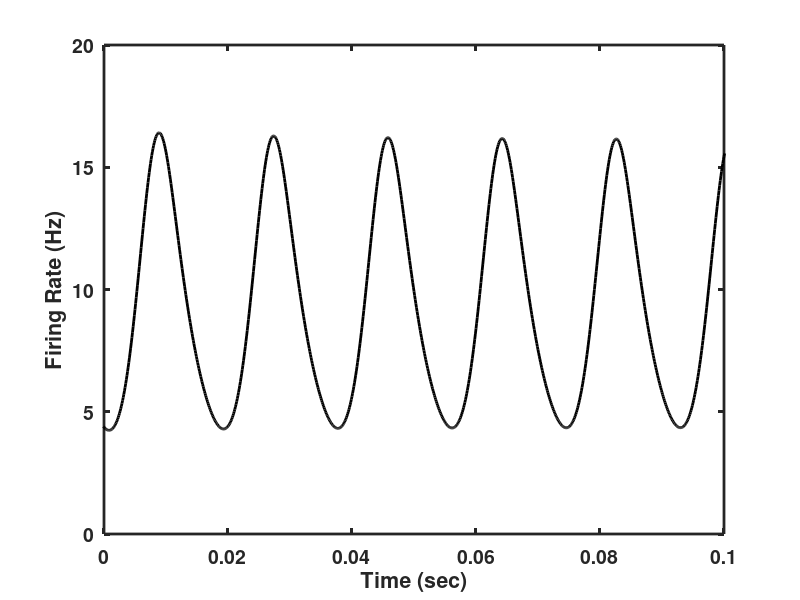

MATLAB code to generate this figure:
% Figure_6_13.m
%
% Firing rate model for one inhibitory population with constant excitation
% and delayed feedback inhibition to produce oscillations.
%
% This code produces Figure 6.13 in the text book:
% An Introductory Course in Computational Neuroscience
% by Paul Miller.
%
clear;

%% Set up the simulation parameters
dt = 0.0001;                 % Time step to use
tmax = 1.5;                   % Maximum time for simulation
tvec = dt:dt:tmax;           % Vector of time points
Nt = length(tvec);           % Number of time points

%% Parameters for firing-rate response curve which is the model by
% [redacted]
%  The model approximates well the output of a leaky integrate-and-fire
%  (LIF) neuron given its steady state voltage. So LIF parameters are
%  needed.
delta_V = 0.030;            % Threshold voltage minus reset voltage
% The parameters a and sigma_V both set the curvature of firing rate curve.
% sigma_V should be the standard deviation of voltage noise and then gets
% scaled (inversely) by a. Here sigma_V does not actually add noise
% fluctuations unless the flag V_noise_on_flag is set to 1.
a = 1;
sigma_V = 0.001;
Vth = -0.050;               % Threshold voltage (V)
E_L = -0.070;               % Leak voltage (V)
G_L = 0.05;                 % Leak conductance (nS)
E_I = -0.065;               % Inhibitory synapse reversal potential (V)
tau = 0.005;                % Time constant for firing-rate to change

%% Parameters that vary across conditions are given in vectors, with each
%  element of the vector to be used on one corresponding trial.
%  First trial is depression only.
%  Second trial is facilitation only.
%  Third trial has both facilitation and depression.


%% Synaptic response parameters

alpha0 = 1;                         % Baseline postsynaptic amplitude.
Wii = 10;                           % Strength of I-to-I synaptic feedback.

tau_sI = 0.005;                     % Synaptic time constant for I-feedback
% Delay for rate change to affect synaptic input
tau_s_delay = 0.003;                % delay in seconds 
i_delay = round(tau_s_delay/dt);    % delay in time-points

%% Stimulus properties that vary per trial

t_on = dt;                          % Time of stimulus onset
stim_length = tmax-t_on;            % Duration of stimulus

% G_input is amplitude of excitatory input to Unit
G_input = 0.15;

G_stim = zeros(1, Nt);        % Initialize vector for the stimulus
% then add stimulus to appropriate time points.
t_off = t_on + stim_length;         % Time for stimulus offset
G_stim(round(t_on/dt):round(t_off/dt)) = G_input;

% Below is the formula for the firing rate response function that will
% be used in both the steady state curves and the simulation.
% This is a function of "x" where "x" is the value of the
% variable (or vector of values) sent to the function.
r_of_Vss = @(x) (x - Vth)./(tau*delta_V*(1-exp(-a*(x-Vth)/sigma_V)));

% To prevent division by zero when x = Vth, use the limit
% value:
r_of_Vss_limit = 1./(tau*delta_V*a/sigma_V);

r = zeros(1,Nt);        % Initialize vector for firing rates
sI = zeros(1,Nt);       % Initialize vector for synaptic inputs

%% Now carry simulate the same model as a function of time
% In models with multiple variables, each variable is updated using
% the values of the set of variables on the previous time step

% A while loop is used to exit the trial once threshold is
% reached
for i =2:Nt
    
    % Calculate the steady-state membrane potential for a
    % leaky-integrate-and-fire cell based on the excitatory and
    % inhibitory synaptic inputs.
    % Vss is a column vector with one value for each cell.
    % The synaptic inputs are obtained by matrix multiplication
    % using the connectivity matrices Wee_mat and Wei_mat, plus
    % the stimulus input conductance in "stim".
    Vss = (E_L*G_L +E_I*Wii*sI(i-1) )./ ...
        (G_L  + Wii*sI(i-1) +G_stim(i));
    
    % Now update the firing rate using the equation
    % dr/dt = -(r + r(Vss) )/tau
    if ( Vss == Vth )
        r(i) = r(i-1)*(1-dt/tau) + ...
            dt/tau*r_of_Vss_limit;
    else
        r(i) = r(i-1)*(1-dt/tau) + ...
            dt/tau*r_of_Vss(Vss);
    end
    
    % Next update the synaptic response variable,s, which depends on
    % the firing rate a few timepoints earlier, using the equation:
    % ds(t)/dt = -s(t)/tau_s + alpha.r(t').( 1 - s(t) )
    % where t' is the earlier time, t' = t - t_delay
    if ( i > i_delay)   % delay before updating the synaptic variable
        sI(i) = sI(i-1)*(1-dt/tau_sI) + ...
            dt*alpha0.*r(i-i_delay).*(1-sI(i-1));
    end
end;        % go to next time point

%% Set up the plotting parameters and plot the results
set(0,'DefaultLineLineWidth',2,...
    'DefaultLineMarkerSize',8, ...
    'DefaultAxesLineWidth',2, ...
    'DefaultAxesFontSize',14,...
    'DefaultAxesFontWeight','Bold');

% Plot the results with a time offset because of the initial transient
figure(1)
tmin = 0.1;                 % Initial offset after the transient has ended
plot(tvec-tmin,r,'k')
hold on
axis([0 0.1 0 20])
drawnow
xlabel('Time (sec)')
ylabel('Firing Rate (Hz)')


